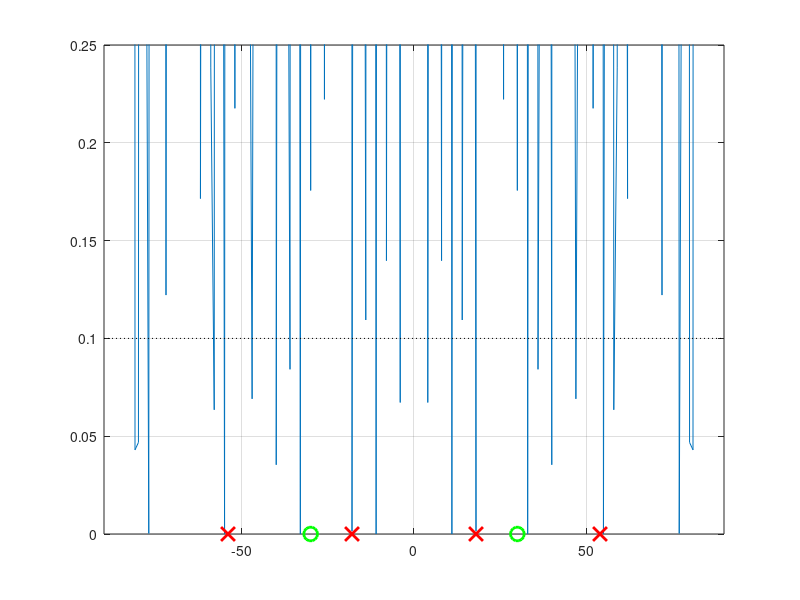

Here is the MATLAB script that generated this plot:
clear;
close all;

%% parameters %%
N = 16; % number of antennas at the BS
K = 2; % number of users
M = 4; % number of sensing directions

Pmax = 30; % maximum transmit power at the BS [dBm]
Pc = 25; % circuit power of the system [dBm]

sigma2 = -80*ones(1,K); % noise power at the users [dBm]
tau = 5*ones(1,K); % required minimum SINR at the users [dB]
gamma = 20*ones(1,M); % required radar beampattern gain [dBm]
rho = 0.35; % amplifier efficiency at the BS
xi = -26; % dynamic power consumption coefficient [dBm/bps]
eps = 0.001; % algorithm convergence accuracy

lambda = 1; % carrier wavelength
d = lambda/2; % spacing between adjacent antennas

sensing_directions = [-54, -18, 18, 54]; % sensing directions [degrees]
phi = [-30, 30]; % angle of departure from the BS to the users [degrees]

%% linear parameters %%
Pmax_lin = 10^((Pmax - 30)/10);
Pc_lin = 10^((Pc - 30)/10);

sigma2_lin = 10.^((sigma2 - 30)/10);
tau_lin = 0;
gamma_lin = 10.^((gamma - 30)/10);
xi_lin = 10^((xi - 30)/10);

%% signals %%
s0 = randn(N,1); % dedicated radar signal
s = randn(K,1); % data signals
s = s/norm(s);
v = ones(N,K); % matrix containing the beamforming vectors for all users
x = v*s + s0; % transmited signal

V0 = eye(N); % dedicated radar signal autocorrelation matrix

%% channel %%
h = zeros(N,K); % matrix containing the channels from the BS to all users
h(1,:) = ones(1,K); % LOS channel

%% steering vector %% 
Ntheta = 181; % number of sensing directions
theta = linspace(-90,90,Ntheta); % sensing directions

a = zeros(N,Ntheta); % steering vector
for i = 1:Ntheta
    for j = 0:N - 1
        a(j + 1,i) = exp(1i*2*pi*(d/lambda)*j*sin(theta(i)));
    end
end

%% beampattern gain %%
p = zeros(1,Ntheta); % beampattern gains
for i = 1:Ntheta
    aux = 0;
    for j = 1:K
        aux = aux + v(:,j)*conj(v(:,j))';
    end
    p(i) = conj(a(:,i))'*aux*a(:,i);
end

%% SNR %%
SNR = zeros(1,K); % vector containing each user's SNR
for k = 1:K
    aux = 0;
    for i = 1:K
        if i ~= k
            aux = aux + abs(conj(h(:,k))'*v(:,i))^2;
        end
    end
    SNR(k) = (abs(conj(h(:,k))'*v(:,k))^2)/(aux + conj(h(:,k))'*V0*h(:,k) + sigma2_lin(k)); 
end

R = sum(log2(1 + SNR)); % system communication throughput

%% figures %%
figure();
plot(theta,abs(p));
hold on;
grid on;
plot([theta(1) theta(end)],[gamma_lin(1) gamma_lin(end)],':k');
plot(sensing_directions,zeros(1,M),'xr','MarkerSize',10,'LineWidth',2);
plot(phi,zeros(1,K),'og','MarkerSize',10,'LineWidth',2);
hold off;
axis([-90 90 0 1/4]);

